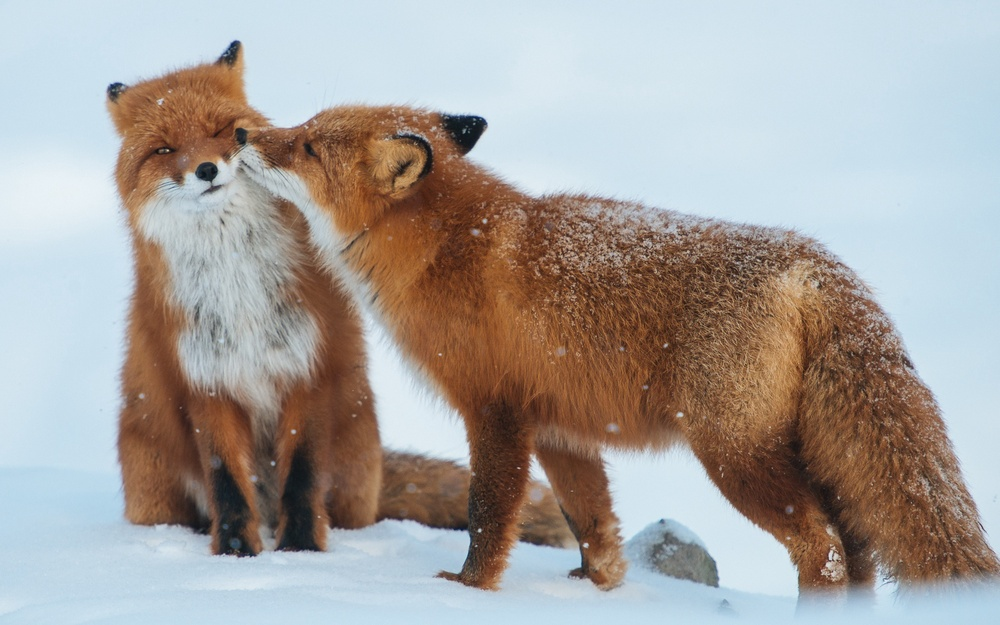
#> input picture ML/Img features extraction/images/demo0.jpg, 1000 x 625 px, shrunk from 1920 x 1200 before the run
$ python sift.py
#> lines starting #> are read from the running program, lines starting #| are printed output that depends on the picture
import cv2
import numpy as np
import matplotlib.pyplot as plt

# read image
img = cv2.imread('./images/demo0.jpg')
#> img is the input picture: shape (625, 1000, 3); mean B, G, R 158.7, 162.2, 167.3


# color gray of image
# ey(0)
gray= cv2.cvtColor(img,cv2.COLOR_BGR2GRAY)
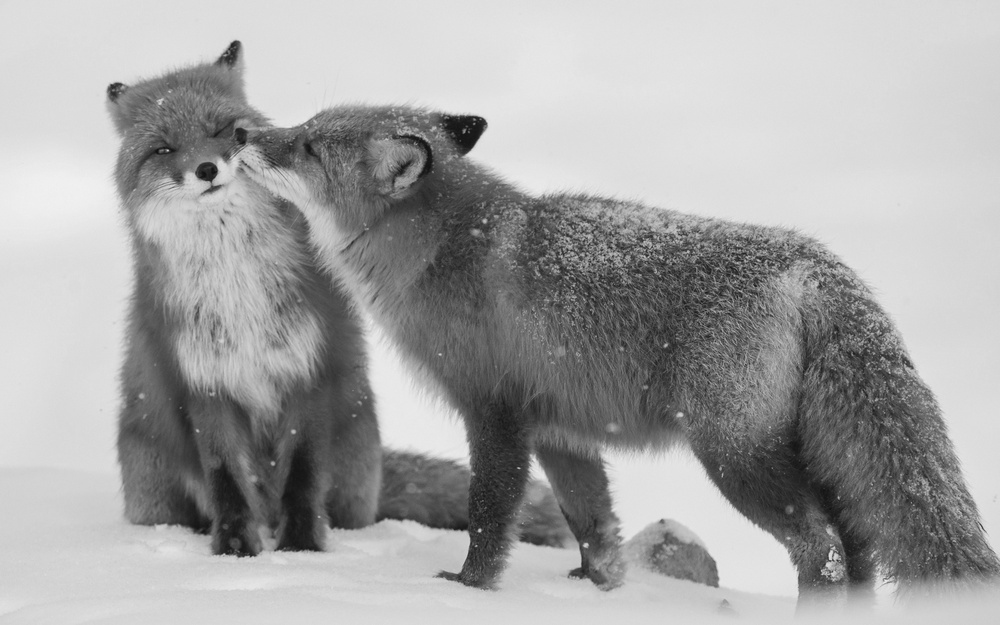
#> gray: shape (625, 1000); min 15, max 241, mean 163.3

# use sift of cv2
sift = cv2.xfeatures2d.SIFT_create(150) # the 50 is around amount of key points
#print(sift.hessianThreshold)

# detect and compute image
#kp = sift.detect(gray,None)
#kp1,des = sift.compute(gray,kp1)
kp, des = sift.detectAndCompute(gray,None)
#> kp = 152 keypoints; strongest (x, y, size): (466, 130, 23.4), (479, 530, 2.5), (207, 172, 12.4), (417, 419, 59.5)
print(len(kp))
#| 152
print(len(des))
#| 152
print(des.shape)
#| (152, 128)
print(type(kp))
#| <class 'tuple'>
print(type(des))
#| <class 'numpy.ndarray'>
print()
print(kp)
#> (printed output is left out)
print()
print(des)
#> (printed output is left out)

#cv2.drawKeypoints(gray,kp,img)
#img = cv2.drawKeypoints(gray,kp,None,flags=cv2.DRAW_MATCHES_FLAGS_DRAW_RICH_KEYPOINTS)
cv2.drawKeypoints(gray,kp,img,flags=cv2.DRAW_MATCHES_FLAGS_DRAW_RICH_KEYPOINTS)
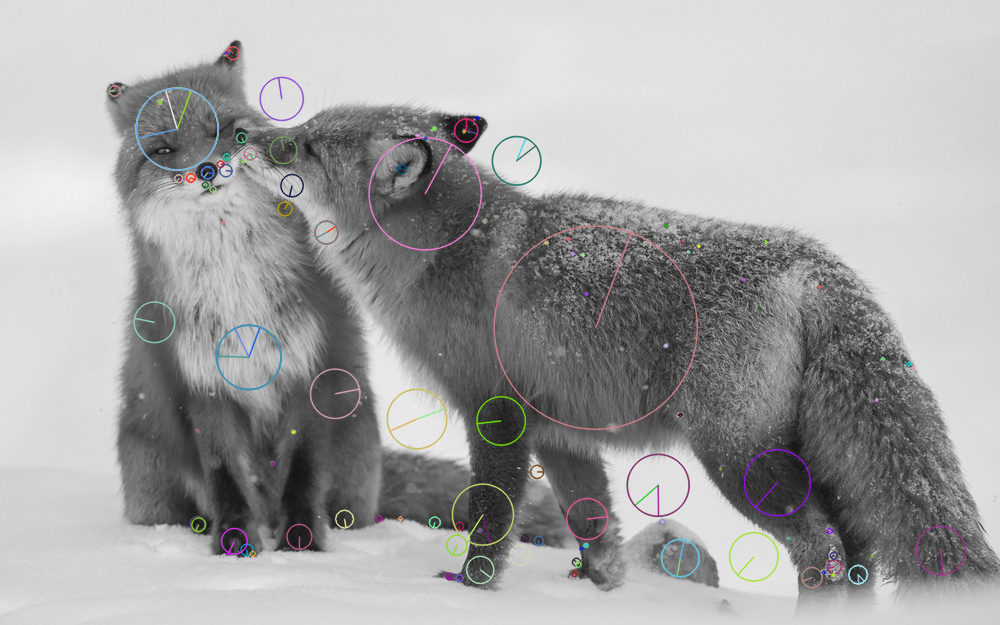
#> img: shape (625, 1000, 3); mean B, G, R 163.7, 163.6, 163.8
# cv2.imshow("image",img)
# cv2.waitKey(0)
plt.imshow(img),plt.show()
# ghi file
cv2.imwrite('sift_keypoints.jpg',img)

$ run again, with ML/Img features extraction/images/demo1.jpg copied over ML/Img features extraction/images/demo0.jpg
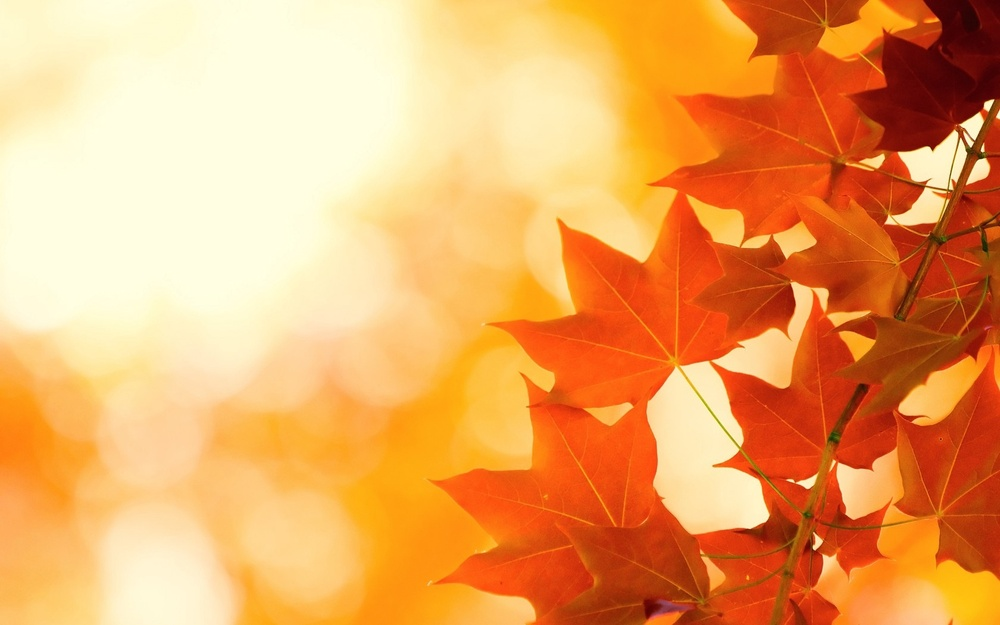
#> input picture ML/Img features extraction/images/demo1.jpg, 1000 x 625 px, shrunk from 1680 x 1050 before the run
#> img is the input picture: shape (625, 1000, 3); mean B, G, R 97.8, 164.8, 236.6
#> `gray= cv2.cvtColor(img,cv2.COLOR_BGR2GRAY)`:
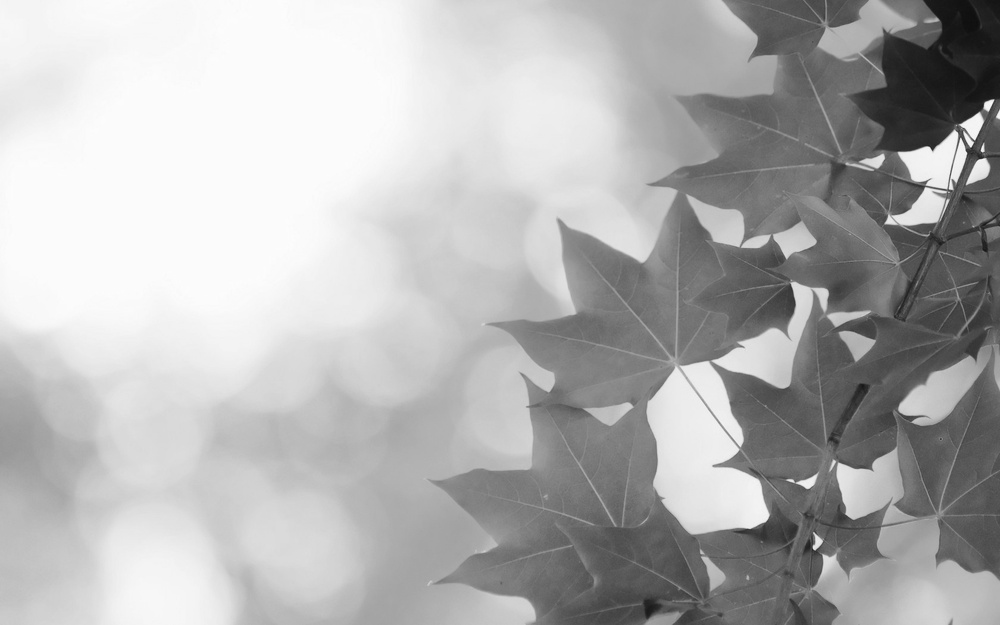
#> gray: shape (625, 1000); min 14, max 252, mean 178.6
#> kp = 150 keypoints; strongest (x, y, size): (988, 105, 6), (973, 125, 12.4), (982, 150, 2.8), (981, 169, 11.7)
#| 150
#| 150
#| (150, 128)
#| <class 'tuple'>
#| <class 'numpy.ndarray'>
#> (printed output is left out)
#> (printed output is left out)
